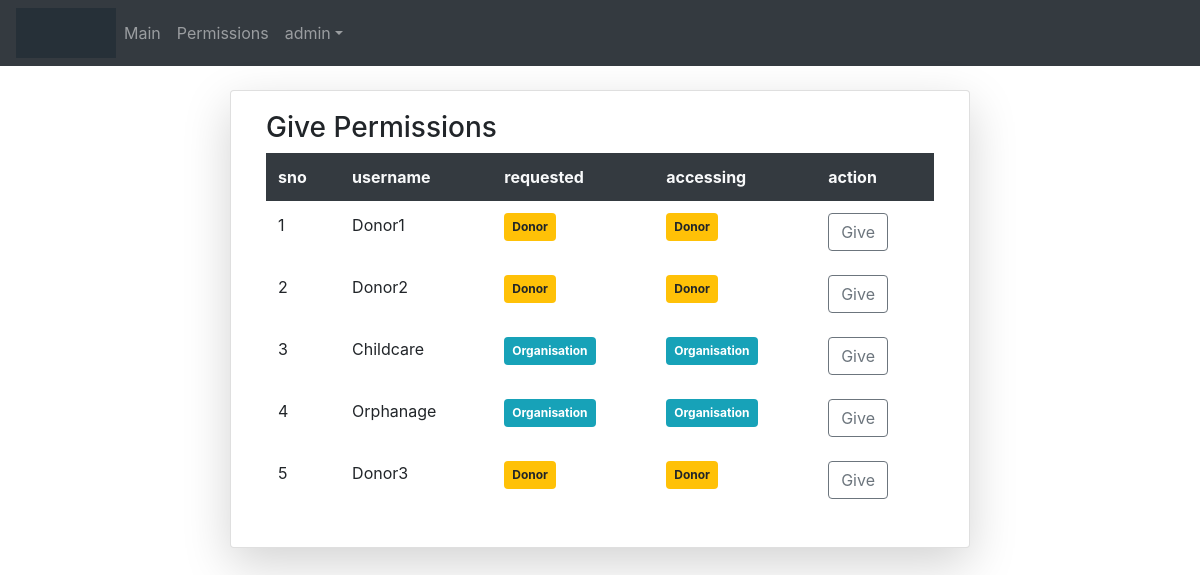
/gvperm/ (signed in), run on the app's committed database.
### App/models.py (models this page shows)
class User(AbstractUser):
	img= models.ImageField(upload_to='Profiles/',default="profile.png")
	dob=models.DateField(null=True,blank=True)
	g=[('Male','Male'),('Female','Female')]
	gender=models.CharField(max_length=10,choices=g,null=True,blank=True)
	ph_no=models.CharField(max_length=10)
	pan_no=models.CharField(max_length=10,null=True,blank=True)
	address=models.CharField(max_length=100)
	postal_code=models.CharField(max_length=7)
	city=models.CharField(max_length=20)
	state=models.CharField(max_length=20,default='Andhra Pradesh')
	country=models.CharField(max_length=20,default='India')
	idgen = models.TextField(blank=True)
	p=[(1,'Donor'),(2,'Organisation'),(3,'Guest')]
	role=models.IntegerField(choices=p,default=3)

### App/views.py (the view)
# urls.py: path('gvperm/',views.gvper,name="gv"),
def gvper(request):
	m = User.objects.all()
	n = Rolrq.objects.all()
	p,s = [],{}
	for i in m:
		p.append(i.id)
	for j in m:
		if j.id not in p or j.is_superuser:
			continue
		else:
			q = Rolrq.objects.get(ud_id=j.id)
			s[j.id] = j.username,q.roltype,q.random_id,j.role,j.id
	return render(request,'html/giveperm.html',{'v':s.values()})

### App/templates/html/giveperm.html (shortened to what this page needs)
{% extends 'html/base.html' %}
{% block content %}
<div class="container mt-4">
	<div class="card col-md-8 mx-auto shadow-lg">
		<div class="card-body">
			<h3>Give Permissions</h3>
			<table class="table table-borderless">
				<tr class="bg-dark text-light">
					<th>sno</th>
					<th>username</th>
					<th>requested</th>
					<th>accessing</th>
					<th>action</th>
				</tr>
				{% for n in v %}
				<tr>
					<td>{{forloop.counter}}</td>
					<td>{{n.0}}</td>
					<td>
						{% if n.1 == 1 %}
						<span class="badge badge-warning p-2">Donor</span>
						{% elif n.1 == 2 %}
						<span class="badge badge-info p-2">Organisation</span>{% endif %}
					</td>
					<td>{% if n.3 == 1 %}<span class="badge badge-warning p-2">Donor</span>{% elif n.3 == 2 %}<span class="badge badge-info p-2">Organisation</span>{% else %}<span class="badge badge-danger p-2">Guest</span>{% endif %}</td>
					<td><a href="{% url 'apr' n.4 %}" class="btn btn-outline-secondary">Give</a></td>
				</tr>
				{% endfor %}
			</table>
		</div>
	</div>
</div>
{% endblock %}

### App/templates/html/navbar.html (shortened to what this page needs)
{% load static %}
<link rel="stylesheet" href="https://use.fontawesome.com/releases/v5.7.0/css/all.css">
<nav class="navbar navbar-expand-md bg-dark navbar-dark">
  <img src="{% static 'images/gif.gif' %}" alt="logo" style="width:100px;height:50px">
  <div class="collapse navbar-collapse" id="collapsibleNavbar">
    <ul class="navbar-nav">
      {% if not user.is_authenticated %}
      <li class="nav-item">
        <a class="nav-link" href="{% url 'hm' %}"><i class="fas fa-home">Home</a>
      </li>
      <li class="nav-item">
        <a class="nav-link" href="{% url 'rg' %}">Register Here</a>
      </li>
      <li class="nav-item">
        <a class="nav-link" href="{% url 'lg' %}"><i class="fas fa-address-card">Login</a>
      </li>
      {% elif user.is_superuser %}
      <li class="nav-item">
        <a class="nav-link" href="{% url 'mn' %}">Main</a>
      </li>
       <li class="nav-item">
        <a class="nav-link" href="{% url 'gv' %}">Permissions</a>
      </li>
      <li class="dropdown">
       <a type="button" class="nav-link dropdown-toggle" data-toggle="dropdown">{{user.username}}</a>
</li>
      {% endif %}
    </ul>
  </div>
</nav>

### data on the page
User: username "admin"
User: username "Donor1"
User: username "Donor2"
User: username "Childcare"
User: username "Orphanage"
User: username "Donor3"
